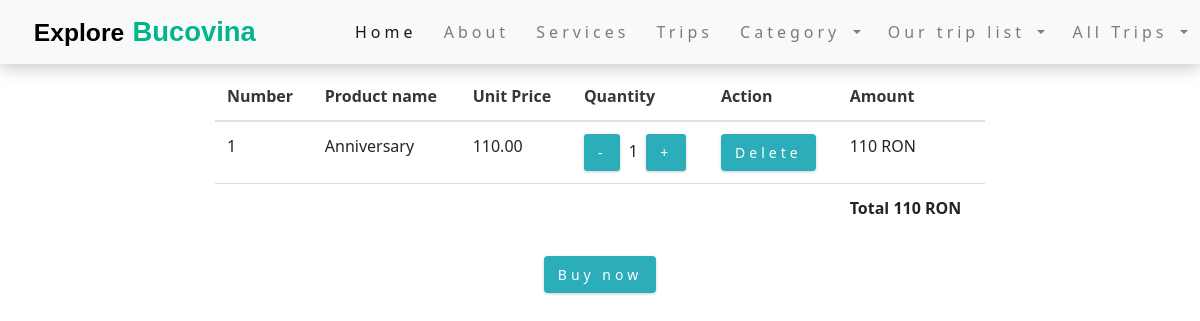
The app's page /orders/cart_list/ (signed in) with its own data.
### orders/models.py (models this page shows, shortened)
class OrderCart(models.Model):
    user = models.ForeignKey(User, on_delete=models.CASCADE)
    product = models.ForeignKey(Product, on_delete=models.CASCADE)
    cart_item = models.BooleanField(default=False)
    wishlist_item = models.BooleanField(default=False)
    quantity = models.IntegerField()
    created_at = models.DateTimeField(auto_now_add=True)
    amount = models.IntegerField(null=True)

### product/models.py (models this page shows, shortened)
class Product(models.Model):
    category = models.ForeignKey(Category, on_delete=models.CASCADE, null=True)
    title = models.CharField(max_length=50)
    description = models.TextField(max_length=400)
    profile = models.ImageField(upload_to='profile/', null=True)
    price = models.DecimalField(max_digits=5, decimal_places=2)
    in_stock = models.BooleanField(default=True)
    is_active = models.BooleanField(default=True)
    created_at = models.DateTimeField(auto_now_add=True)
    updated_at = models.DateTimeField(auto_now=True)

### orders/views.py (the view)
# urls.py: path('cart_list/', views.CartListView.as_view(), name='cart-list'),
class CartListView(ListView):
    model = OrderCart
    template_name = 'orders/cart_list.html'
    context_object_name = 'cart_products'
    def get_queryset(self):
        result = (OrderCart.objects.filter(cart_item=1, user_id=self.request.user.id))
        return result
    def get_context_data(self, **kwargs):
        context = super().get_context_data(**kwargs)
        total = 0
        for product in OrderCart.objects.filter(user_id=self.request.user.id):
            total += product.amount
        context['total'] = total
        return context

### online_store/context_processors.py (called while the page is built)
def get_all_categories(request):
    categories = Category.objects.all()
    return {'categories': categories}

### templates/orders/cart_list.html (shortened to what this page needs)
{% extends 'base.html' %}
{% load static %}
{% block content %}
    <div class="container-fluid content-holder">
        <br><br><br>
        <div class="row">
            <div class="col-md-8 offset-md-2">
                {% if cart_products %}
                    <table class="table">
                        <thead>
                        <tr>
                            <th>Number</th>
                            <th>Product name</th>
                            <th>Unit Price</th>
                            <th>Quantity</th>
                            <th>Action</th>
                            <th>Amount</th>
                        </tr>
                        </thead>
                        <tbody>
                        {% for cart_product in cart_products %}
                            <tr>
                                <td>{{ forloop.counter }}</td>
                                <td>{{ cart_product.product.title }}</td>
                                <td>{{ cart_product.product.price }}</td>
                                <td>
                                    <a href="{% url 'decrease-quantity' cart_product.product.id %}"
                                       class="btn btn-secondary btn-sm"> - </a>&nbsp;
                                    {{ cart_product.quantity }}
                                    &nbsp;<a href="{% url 'increase-quantity' cart_product.product.id %}"
                                             class="btn btn-secondary btn-sm"> + </a>
                                </td>
                                <td><a href="{% url 'delete-from-cart' cart_product.id %}"
                                       class="btn btn-outline-secondary">Delete</a></td>
                                <td>{{ cart_product.amount }} RON</td>
                            </tr>
                        {% endfor %}
                        <tr>
                            <td></td>
                            <td></td>
                            <td></td>
                            <td></td>
                            <td></td>
                            <td><b>Total {{ total }} RON</b></td>
                        </tr>
                        </tbody>
                    </table>
                    <div class="text-center">
                        <a href="{% url 'place-order' %}" class="btn btn-primary">Buy now</a>
                    </div>
                {% endif %}
            </div>
        </div>
    </div>
{% endblock %}

### static/css/my_style.css (style rules this page uses)
:root { --clr-primary-1: hsl(184, 91%, 17%); --clr-primary-2: hsl(185, 84%, 25%); --clr-primary-3: hsl(185, 81%, 29%); --clr-primary-4: hsl(184, 77%, 34%); --clr-primary-5: hsl(185, 62%, 45%); --clr-primary-6: hsl(185, 57%, 50%); --clr-primary-7: hsl(184, 65%, 59%); --clr-primary-8: hsl(184, 80%, 74%); --clr-primary-9: hsl(185, 94%, 87%); --clr-primary-10: hsl(186, 100%, 94%); --clr-grey-1: hsl(209, 61%, 16%); --clr-grey-2: hsl(211, 39%, 23%); --clr-grey-3: hsl(209, 34%, 30%); --clr-grey-4: hsl(209, 28%, 39%); --clr-grey-5: hsl(210, 22%, 49%); --clr-grey-6: hsl(209, 23%, 60%); --clr-grey-7: hsl(211, 27%, 70%); --clr-grey-8: hsl(210, 31%, 80%); --clr-grey-9: hsl(212, 33%, 89%); --clr-grey-10: hsl(210, 36%, 96%); --clr-white: #fff; --ff-primary: 'Lato', sans-serif; --transition: all 0.3s linear; --spacing: 0.25rem; --radius: 0.5rem; --light-shadow: 0 5px 15px rgba(0, 0, 0, 0.1); --dark-shadow: 0 5px 15px rgba(0, 0, 0, 0.2); }
* { margin: 0; padding: 0; box-sizing: border-box; }
html { scroll-behavior: smooth; }
body { font-family: system-ui, -apple-system, BlinkMacSystemFont, 'Segoe UI', Roboto, Oxygen, Ubuntu, Cantarell, 'Open Sans', 'Helvetica Neue', sans-serif; background: var(--clr-white); line-height: 1.5; font-size: 0.875rem; }
a { text-decoration: none; }
@media screen and (min-width: 800px) { body { font-size: 1rem; } }
.btn { text-transform: none; background: var(--clr-primary-5); color: var(--clr-white); padding: 0.375rem 0.75rem; letter-spacing: var(--spacing); display: inline-block; transition: var(--transition); font-size: 0.875rem; border: 2px solid transparent; cursor: pointer; box-shadow: 0 1px 3px rgba(0, 0, 0, 0.2); }

### records on screen
OrderCart: product "Anniversary", product.price "110.00", quantity "1", amount "110"

### other values on screen
{{ total }} "110"
